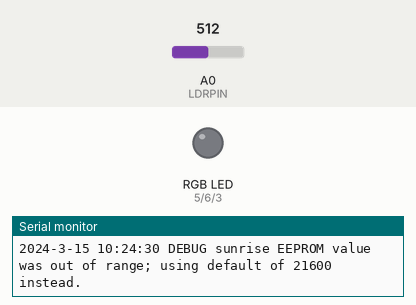
Bench run of a sketch on a simulated Arduino Uno, built with avr-gcc and run on an emulated ATmega328P. Shown: an RGB LED mixed from three pins (HIGH = lit), the last lines printed to the serial monitor. The test bench sets the inputs (shaded band); at power-on: A0 (LDRPIN) = 512. Dim RGB values are drawn brighter than linear; the local clock reads 2024-03-15 10:24:30 at power-on unless the sketch sets it; EEPROM starts erased.

Above: at 0.1 s.
At 1.9 s:
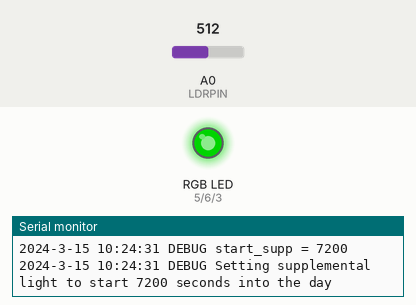
Timing chart, 0 to 3.9 s (numbered marks = the images above):
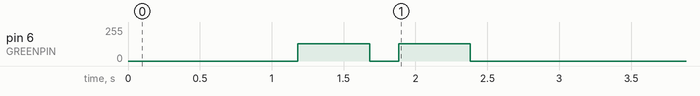

The sketch:

coop_lights.ino
```cpp
// supplemental chicken coop light controller

// (c) 2016-9 Joshua Heling <jrh@netfluvia.org>
// BSD license

#include <Wire.h>
#include <EEPROM.h>
#include <RTClib.h>

//////////////////////////////////////////////// log helper macros

// defining these enables the log_<level>() functions
//#define LOG_TRACE
#define LOG_DEBUG
#define LOG_WARN
#define LOG_ERROR

#ifdef LOG_TRACE
#define log_trace(s) _log("DEBUG", s)
#else
#define log_trace(s)
#endif

#ifdef LOG_DEBUG
#define log_debug(s) _log("DEBUG", s)
#else
#define log_debug(s)
#endif

#ifdef LOG_WARN
#define log_warn(s) _log("WARN", s)
#else
#define log_warn(s)
#endif

#ifdef LOG_ERROR
#define log_error(s) _log("ERROR", s)
#else
#define log_error(s)
#endif

//////////////////////////////////////////////// end log helper macros

//////////////////////////////////////////////// hw-specific config

#define REDPIN 5      // digital output pins connected to the LED strip
#define GREENPIN 6
#define BLUEPIN 3

#define LDRPIN 0      // analog input used for light-dependent resistor

//////////////////////////////////////////////// end hw-specific config

//////////////////////////////////////////////// globals

RTC_DS1307 rtc;

#define SUNRISE 0     // do not changed - used to make references into the sunchange array readable
#define SUNSET 1

typedef struct {
  String str;
  unsigned long interval; // s since midnight
  byte ee_addr;
  unsigned long minval;
  unsigned long maxval;
  unsigned long defval;
} sunchange_t;

// "sunchange" refers to sunset or sunrise - sunchange_t tracks what we know about them
//  (refactoring note: consider making this a class, since it's a struct with at least one non-trivial
//   function that interacts almost completely with it.)
//
// Note:
//  * min/max/default sunchange values are somewhat location-specific - defaults below
//     are appropriate for the US Midwest - change as needed
//  * all sunrise/sunset vars are intervals (seconds since midnight), not timestamps of any sort.
//      (NB: this would break if the sun rose before or set after midnight.
//       You're on your own, extreme latitudes)
//  * Yes, it would be possible to use a data table of sunrise info (which could be localized) as an
//      alternative, but tracking actual light values was chosen instead to account for hyper-local
//      effects (e.g. valleys, extreme shadows, etc.) that would be missed in that approach.
sunchange_t sunchange[2] = {
  {
    "sunrise",
    0UL,      // moment of sunchange - 0 indicates default startup state
    10,       // mem addr in eeprom
    18000,    // min sunrise is 5am
    28800,    // max sunrise is 8am
    21600     // default sunrise is 6am
  },
  {
    "sunset",
    0UL,
    14,       // mem addr in eeprom
    57600,    // min sunset is 4pm
    75600,    // max sunset is 9pm
    61200     // default sunset is 5pm
  }
};

// these are used to track runtime state - do not change
bool sunIsUp = false;           // true if we think it's naturally light out now
unsigned long natural_light_falling_since = 0;  // track debounce for sunset
unsigned long natural_light_rising_since = 0;   // track debounce for sunrise
unsigned long start_supplemental_light = 0;   // time (seconds since midnight) to start supplementing

///////////////////// configurable bits
/////////////////////
/////////////////////
unsigned long sunchange_thresh = 300;  // If observed values are >5m off of recorded values, update the EEPROM
                                       //     This limits EEPROM write cycles; at a 5m threshold the EEPROM should
                                       //     last longer than you will.
unsigned long max_sunchange = 600;     // Never change sunchange more than 10m at a time.  Protects against
                                       //     unexpected conditions massively changing state in one day.

unsigned int total_light_minutes = 900;    // how many minutes of light (supplemental + natural) we want (15h)
unsigned long dimming_time = 1200;         // duration of slow fade in/out of light.  This happens before/after
                                           //   the supplemental light period

int max_power = 256;                 // LED strings are fully on at 256 (but also use the most power then)

const int natural_light_lowThresh = 200;  // photoresistor value below which we consider dark
const int natural_light_debounce_s = 60;  // number of seconds we need to see above/below threshold before
                                          //   we conclude natural light has changed

//////////////////////////////////////////////// end globals

// write a timestamped log to Serial, prefaced with specified level
//
// nb: intended to be referenced from preproc macro wrapper
void _log(const String& level, const String& msg) {
  String t;
  humanTimestamp(t);
  Serial.print(t);
  Serial.print(" ");
  Serial.print(level);
  Serial.print(" ");
  Serial.println(msg);
}

unsigned long secondsSinceMidnight() {
  DateTime now = rtc.now();
  return (((unsigned long)now.hour() * (60 * 60)) + ((unsigned long)now.minute() * 60) + (unsigned long)now.second());
}

// put timestamp in form "YYYY-MM-DD HH:MM:SS" into argument
//
// NB: this might be materially memory inefficient
void humanTimestamp(String &ts) {
  DateTime now = rtc.now();
  ts = now.year();
  ts += '-';
  ts += now.month();
  ts += '-';
  ts += now.day();
  ts += ' ';
  ts += now.hour();
  ts += ':';
  ts += now.minute();
  ts += ':';
  ts += now.second();
}

void write_ul_to_EEPROM(int addr, unsigned long val) {
  byte* p = (byte*)&val;
  for (int i = 0; i < sizeof(val); i++) {
    EEPROM.write(addr + i, p[i]);
  }
}

void read_ul_from_EEPROM(int addr, unsigned long &val) {
  byte* p = (byte*)&val;
  for (int i = 0; i < sizeof(val); i++) {
    p[i] = EEPROM.read(addr+i);
  }
}

// turns on R, G, and B LEDs to the specified power level
void led_power(int p) {
  if (p < 0) {
    p = 0;
  }
  if (p > 255) {
    p = 255;
  }

  String s;
  s = "LED power: ";
  s += p;
  log_debug(s);

  //analogWrite(GREENPIN, p);
  analogWrite(REDPIN, p);
  //analogWrite(BLUEPIN, p);
}

// called at init at when sunchange values change
// side effect: updates start_supplemental_light
void update_light_timing() {
  // We want to make sure we get at least total_light_minutes minutes of light.
  //
  // But it's good practice to add this light to the beginning of the day, so the chickens get a natural
  //  sunset and other signals to tell them to return to the roost before it's too dark to do so.
  String s;
  unsigned long start_supp;
  long supp_light_duration;

  unsigned long natural_light = sunchange[SUNSET].interval - sunchange[SUNRISE].interval;
  s = "Natural light provides ";
  s += natural_light;
  s += " seconds of light.";
  log_debug(s);

  supp_light_duration = (total_light_minutes * 60) - natural_light;
  s = "Supplemental light is needed for ";
  s += supp_light_duration;
  s += " seconds each day.";
  log_debug(s);

  if (supp_light_duration > 0) {
    start_supp = sunchange[SUNRISE].interval - supp_light_duration;
    s = "start_supp = ";
    s += start_supp;
    log_debug(s);
    if ((start_supp) < 0) {
      // we need to start supplemental lighting before midnight
      start_supplemental_light = 86400 + start_supp;  // start_supp is negative, 86400 is midnight next
    } else {
      start_supplemental_light = start_supp;
    }
    s = "Setting supplemental light to start ";
    s += start_supplemental_light;
    s += " seconds into the day";
    log_debug(s);
  } else {
    log_debug("No supplemental light needed.");
  }
}

// update_sunchange() is called:
//     a) upon initialization
//     b) when the sun has been observed rising or setting
//
// "sunchange" refers to either a sunrise or sunset.  Our manipulation of them is the same
//   in both cases.
//
// NB: all sunchange values are measured as the interval (s) since midnight
//
// Parameters:
//    * event - either SUNRISE or SUNSET (defined as indexes into the struct array)
//    * observed sunchange interval.  Value 0 is considered a special case,
//                and will not be treated as actual sunchange.
//
// Side effects:
//  1) In all cases, this will set the interval field of the struct to our _effective_ sunchange time
//  2) If the interval is 0 (init case), we set sunchange from EEPROM.  (Else the global should match
//       the EEPROM-stored value.)
//  3) If the EEPROM has values outside the defined range of possibility, EEPROM is updated
//       with the default.
//  4) If the observed value varies from the stored value by more than the threshold, then
//       the stored value is updated to match.  (This threshold behavior reduces the write cycles
//       consumed on the EEPROM.)
//  5) Will call update_light_timing() when the sunchange intervals change.
//
void update_sunchange(int event, unsigned long observed) {
  String s;
  if ((event != SUNRISE) and (event != SUNSET)) {
    s = "Invalid event ";
    s += event;
    s += " passed to update_sunchange - DOING NOTHING";
    log_error(s);
  }

  if (sunchange[event].interval == 0) {
    // happens at initial startup - need to get stored value from EEPROM
    read_ul_from_EEPROM(sunchange[event].ee_addr, sunchange[event].interval);
    s = sunchange[event].str;
    s += " read from EEPROM: ";
    s += sunchange[event].interval;
    log_debug(s);

    // validity check
    if ((sunchange[event].interval < sunchange[event].minval) or (sunchange[event].interval > sunchange[event].maxval)) {
      sunchange[event].interval = sunchange[event].defval;
      s = sunchange[event].str;
      s += " EEPROM value was out of range; using default of ";
      s += sunchange[event].defval;
      s += " instead.";
      log_debug(s);
      write_ul_to_EEPROM(sunchange[event].ee_addr, sunchange[event].interval);
      update_light_timing();
    }
  }


  if (observed > 0) {
    // sanity-check: make sure we never set sunrise to be after sunset
    if (((event == SUNRISE) and (observed >= sunchange[SUNSET].interval)) or
        ((event == SUNSET) and (observed <= sunchange[SUNRISE].interval))) {
      log_error("Ignoring attempt to set sunrise impossibly after sunset - something is wrong.");
      return;
    }

    if (abs(observed - sunchange[event].interval) > sunchange_thresh) {
      s = "Updating EEPROM-stored ";
      s += sunchange[event].str;
      s += " value.";
      log_warn(s);

      // prevent excessive changes to our idea of when the sun rises or sets

      // First, in no circumstance do we want to move too much in a single day (this generally
      //   protects against an entire class of corner cases that could otherwise mess with
      //   state).
      if (abs(sunchange[event].interval - observed) > max_sunchange) {
        s = "Limiting big single step ";
        s += sunchange[event].str;
        s += " change (";
        s += sunchange[event].interval;
        s += " to ";
        s += observed;
        s += " to max single-step change of ";
        s += max_sunchange;
        log_warn(s);
        if ((sunchange[event].interval - observed) < 0) {
          // we saw change earlier in the day than previous interval
          observed = sunchange[event].interval - max_sunchange;
        } else {
          // we saw change later in the day than previous interval
          observed = sunchange[event].interval + max_sunchange;
        }
      }

      // Now enforce abolute limits on reasonable sunrise/sunset values
      if (observed < sunchange[event].minval) {
        // no matter what, don't set the change below the defined minimum ...
        s = "Clamping below-min ";
        s += sunchange[event].str;
        s += " value ";
        s += observed;
        s += " to defined minimum ";
        s += sunchange[event].minval;
        log_warn(s);
        observed = sunchange[event].minval;
      } else if (observed > sunchange[event].maxval) {
        // ... or above the defined maximum ...
        s = "Clamping above-max ";
        s += sunchange[event].str;
        s += " value ";
        s += observed;
        s += " to defined maximum ";
        s += sunchange[event].maxval;
        log_warn(s);
        observed = sunchange[event].maxval;
      }

      sunchange[event].interval = observed;
      s = sunchange[event].str;
      s += " value is now ";
      s += sunchange[event].interval;
      log_warn(s);
      write_ul_to_EEPROM(sunchange[event].ee_addr, sunchange[event].interval);
      update_light_timing();
    }
    // do nothing if the observed value is within the threshold from the current value
  }
}

// checkLightLevel() - read LDR and update understanding of sunrise/sunset accordingly
//
// side effects:
//   * update sunIsUp
//   * update sunrise/sunset times
void checkLightLevel() {
  int _lightVal = analogRead(LDRPIN);
  String s = "lightlevel: ";
  s += _lightVal;
  log_trace(s);

  if (sunIsUp) {      // We're waiting for the sun to go down
    if (_lightVal < natural_light_lowThresh) {   // seems to be dark
      if (natural_light_falling_since > 0) {     // we're waiting for the long debounce to finish
        log_trace("Still dark - waiting for sunset debounce to complete...");
        if ((secondsSinceMidnight() - natural_light_falling_since) > natural_light_debounce_s) {  // sun has set
          log_trace("   *** sunset debounce is complete!");
          log_warn("sun has set");
          sunIsUp = false;
          natural_light_falling_since = 0;
          update_sunchange(SUNSET, secondsSinceMidnight());  // updates global & stores new val in EEPROM if appropriate
        }
      } else {                                    // this is the first dark we've seen - start debounce timer
        log_warn("Saw first dark - starting to wait for sunset debounce to complete.");
        natural_light_falling_since = secondsSinceMidnight();
      }
    } else {
      natural_light_falling_since = 0;            // reset debounce timer on the falling side, in case we just bounced
      log_trace("still light out");
    }
  } else {            // Sun is currently down; we're waiting for it to come up
    if (_lightVal >= natural_light_lowThresh) {   // seems to be light
      if (natural_light_rising_since > 0) {      // we're waiting for the long debounce to finish
        log_trace("Still light - waiting for sunrise debounce to complete...");
        if ((secondsSinceMidnight() - natural_light_rising_since) > natural_light_debounce_s) {  // sun has risen
          log_trace("   *** sunrise debounce is complete!");
          log_warn("sun has risen");
          sunIsUp = true;
          natural_light_rising_since = 0;
          update_sunchange(SUNRISE, secondsSinceMidnight());  // updates global & stores new val in EEPROM if appropriate
        }
      } else {                                    // this is the first light we've seen - start debounce timer
        log_warn("Saw first light - starting to wait for sunrise debounce to complete.");
        natural_light_rising_since = secondsSinceMidnight();
      }
    } else {
      natural_light_rising_since = 0;            // reset debounce timer on the rising side, in case we just bounced
      log_trace("still dark out");
    }
  }

}

void setup() {
  Serial.begin(9600);

  if (! rtc.begin()) {
    Serial.println("Couldn't find RTC");
    while (1);
  }

  pinMode(REDPIN, OUTPUT);
  pinMode(GREENPIN, OUTPUT);
  pinMode(BLUEPIN, OUTPUT);

  // init sunrise/sunset data from EEPROM
  update_sunchange(SUNRISE, 0);
  update_sunchange(SUNSET, 0);
  update_light_timing();

  // refactoring note: clean up tests
  // (NB: these "tests" are intended to be momentarily uncommented, uploaded, and run while watching
  //  Serial output.  The testing all happens from setup() - letting the sketch run with one of these tests
  //  uncommented won't produce meaningful behavior.)

  // TEST: should conclude no supplemental light needed
//  update_sunchange(SUNRISE, 18000);
//  update_sunchange(SUNSET, 75600);
//  update_light_timing();

  // TEST: should conclude 7200s supplemental needed, turning on at 21600
//  update_sunchange(SUNRISE, 28800);
//  update_sunchange(SUNSET, 75600);
//  update_light_timing();

  //
  // The above tests operate via update_sunchange(), so they're subject to the logic
  //  that limits day-to-day rate of change. The tests below are the same but set absolute values (for
  //  immediate effect).
  //
  // NOTE: to run these, uncomment out a section, upload, then comment and upload again. *Then* you should see
  //  the expected results. (Ugh - this can be made a lot better.)

  // TEST: should conclude no supplemental light needed
//  write_ul_to_EEPROM(sunchange[SUNRISE].ee_addr, 18000);
//  write_ul_to_EEPROM(sunchange[SUNSET].ee_addr, 75600);
//  update_light_timing();

  // TEST: should conclude 7200s supplemental needed, turning on at 21600
//  write_ul_to_EEPROM(sunchange[SUNRISE].ee_addr, 28800);
//  write_ul_to_EEPROM(sunchange[SUNSET].ee_addr, 75600);
//  update_light_timing();

  // TEST cleanup: write defaults to eeprom
  // Note: this should be run after running any of the tests, and will then allow normal operation to eventually
  //   re-converge on accurate sunchange values.  The rate of reconvergence is limited by max_sunchange.
  //   Alternatively, you could manually set the sunchange values to something close to accurate for your
  //   time and place after running tests.
//  write_ul_to_EEPROM(sunchange[SUNRISE].ee_addr, sunchange[SUNRISE].defval);
//  write_ul_to_EEPROM(sunchange[SUNSET].ee_addr, sunchange[SUNSET].defval);
//  Serial.println("restored default sunrise & sunset values - exiting");
//  delay(500); // wait for serial write to finish
//  exit(1);

  // flash green twice to confirm startup complete
  for (int i = 0; i < 2; i++) {
    analogWrite(GREENPIN, 128);
    delay(500);
    analogWrite(GREENPIN, 0);
    delay(200);
  }

  // figure out if the sun is up now or not
  unsigned long ssm = secondsSinceMidnight();
  if ((ssm > sunchange[SUNRISE].interval) and
      (ssm < sunchange[SUNSET].interval)) {
    sunIsUp = true;
  }
}

// rename to loop() and watch serial output to confirm LDR readings
void LDR_test_loop() {
  int _lightVal = analogRead(LDRPIN);
  String s = "lightlevel: ";
  s += _lightVal;
  log_debug(s);
  delay(1000);
}

void loop() {
  checkLightLevel();
  unsigned long ssm = secondsSinceMidnight();

  if (ssm >= (sunchange[SUNRISE].interval + dimming_time)) {
    // light is fully off
    led_power(0);
    delay(60000);
  } else if (ssm >= sunchange[SUNRISE].interval) {
    // light is dimming down
    // power level should be at max in the beginning of the dimming_time and 0 at the end
    // (ssm - sunchange[SUNRISE].interval) ==> how far into the dimming_time we are
    led_power(((float)(dimming_time - (ssm - sunchange[SUNRISE].interval)) / dimming_time) * max_power);
    delay(1000);
  } else if (ssm >= start_supplemental_light) {
    // light is on at full power
    led_power(max_power);
    delay(60000);
  } else if (ssm >= (start_supplemental_light - dimming_time)) {
    // light is gradually increasing
    // power level should be at 0 in the beginning of the dimming_time and max at the end

    // FIXME: bug here if start_supplemental_light is less than dimming_time from midnight (0)?
    led_power(((float)(ssm - (start_supplemental_light - dimming_time)) / dimming_time) * max_power);
    delay(1000);
  } else {
    // light is off
    led_power(0);
    delay(60000);
  }
}
```
